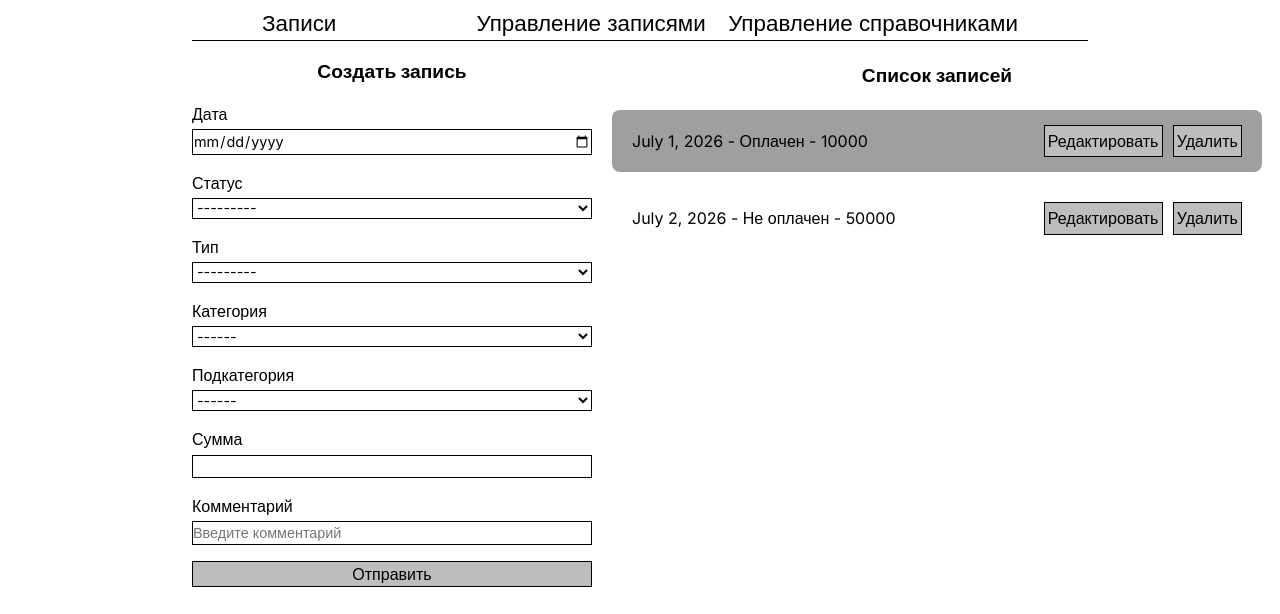
Before: /record_control/ with the older database file.
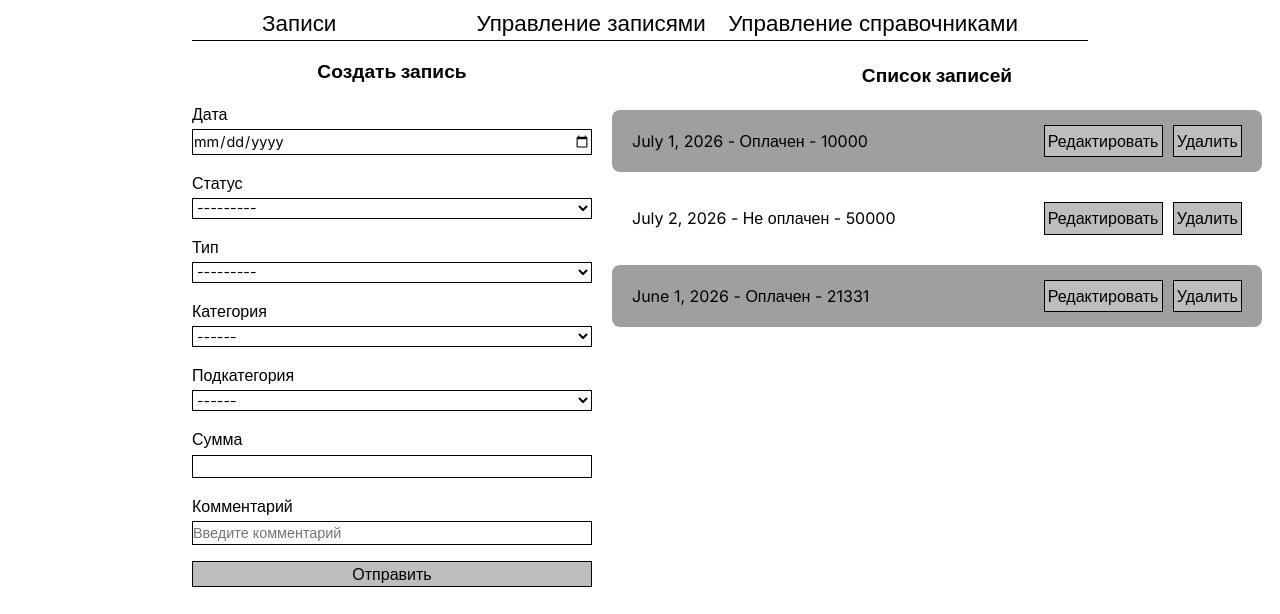
After: the same page with the newer database file.
### main/models.py (models this page shows, shortened)
class Record(models.Model):
    date = models.DateField(blank=True, null=True)
    status = models.ForeignKey(Status,on_delete=models.SET_NULL,null=True)
    type = models.ForeignKey(Type,on_delete=models.SET_NULL,null=True)
    category = models.ForeignKey(Category,on_delete=models.SET_NULL,null=True)
    subcategory = models.ForeignKey(Subcategory,on_delete=models.SET_NULL,null=True)
    sum = models.CharField(max_length=100)
    comment = models.TextField(max_length=100, blank=True, null=True)

class Status(models.Model):
    name = models.CharField(max_length=20,unique=True)
    def __str__(self):
        return self.name

### main/views.py (the view, shortened to what this page needs)
# urls.py: path('record_control/',views.RecordsControlView.as_view(),name="record_control"),
class RecordsControlView(View):
    def get(self, request):
        form = RecordForm()
        context = {
            'form':form,
            'records':Record.objects.all(),
            'types': Type.objects.all(),
            'categories': Category.objects.all(),
            'subcategories': Subcategory.objects.all(),
            'categories_json': json.dumps(list(Category.objects.values('id', 'name', 'type_id'))),
            'subcategories_json': json.dumps(list(Subcategory.objects.values('id', 'name', 'category_id'))),
         }
        return render(request, "main/record_control.html", context)

### main/forms.py
class RecordForm(forms.ModelForm):
    sum = forms.IntegerField(
        min_value=0,
        max_value=1000000000
    )
    class Meta:
        model = Record
        fields = ['date', 'status','type','category','subcategory','sum','comment']
        widgets = {
            'date': forms.DateInput(attrs={'type': 'date'}),
            'comment': forms.TextInput(attrs={'placeholder': 'Введите комментарий'}),
        }

### main/models.py (called while the page is built)
    def __str__(self):
        return self.name

    def __str__(self):
        return self.name

    def __str__(self):
        return self.name

### main/templates/main/record_control.html (shortened to what this page needs)
{% extends "main/bp.html"%}
{% load static %}
{% block link_style%} <link rel="stylesheet" href="{% static 'main/record_control.css'%}"/> {% endblock%}
{% block content%}
    <div class='container'>
        <div class="create_record">
            <form method="POST" class='form'>
                <div class='create_record__wrapper'>
                    <h2 class="form__title">Создать запись</h2>
                    <div class="form__box">
                        <label class="form__label">Дата</label>
                        {{ form.date }}
                    </div>
                    <div class="form__box">
                        <label class="form__label">Статус</label>
                        {{ form.status }}
                    </div>
                    <div class="form__box">
                        <label class="form__label">Тип</label>
                        {{ form.type }}
                    </div>
                    <div class="form__box" >
                        <label class="form__label">Категория</label>
                        {{ form.category }}
                    </div>
                    <div class="form__box">
                        <label class="form__label">Подкатегория</label>
                        {{ form.subcategory }}
                    </div>
                    <div class="form__box">
                        <label class="form__label">Сумма</label>
                        {{ form.sum }}
                    </div>
                    <div class="form__box">
                        <label class="form__label">Комментарий</label>
                        {{ form.comment }}
                    </div>
                    <button type="submit" class="form__button">Отправить</button>
                </div>
            </form>
        </div>
        <div class="records">
            <h2 class="records__title">Список записей</h2>
            <div class="records__list">
                {% for record in records %}
                    <div class="records__item">
                        <div class="records__info">
                            {{ record.date }} - {{ record.status}} - {{ record.sum }}
                        </div>
                        <div class="records__actions">
                            <a href="{% url 'record_edit' record.id %}" class="button">
                                Редактировать
                            </a>
                            <form method="POST" action="{% url 'record_delete' record.id %}">
                                <button type="submit" class="button">
                                    Удалить
                                </button>
                            </form>
                        </div>
                    </div>
                {% endfor %}
            </div>
        </div>
    </div>
{% endblock %}

Changed rows visible on the page:
added Record: date "June 1, 2026", status "Оплачен", sum "21331"
